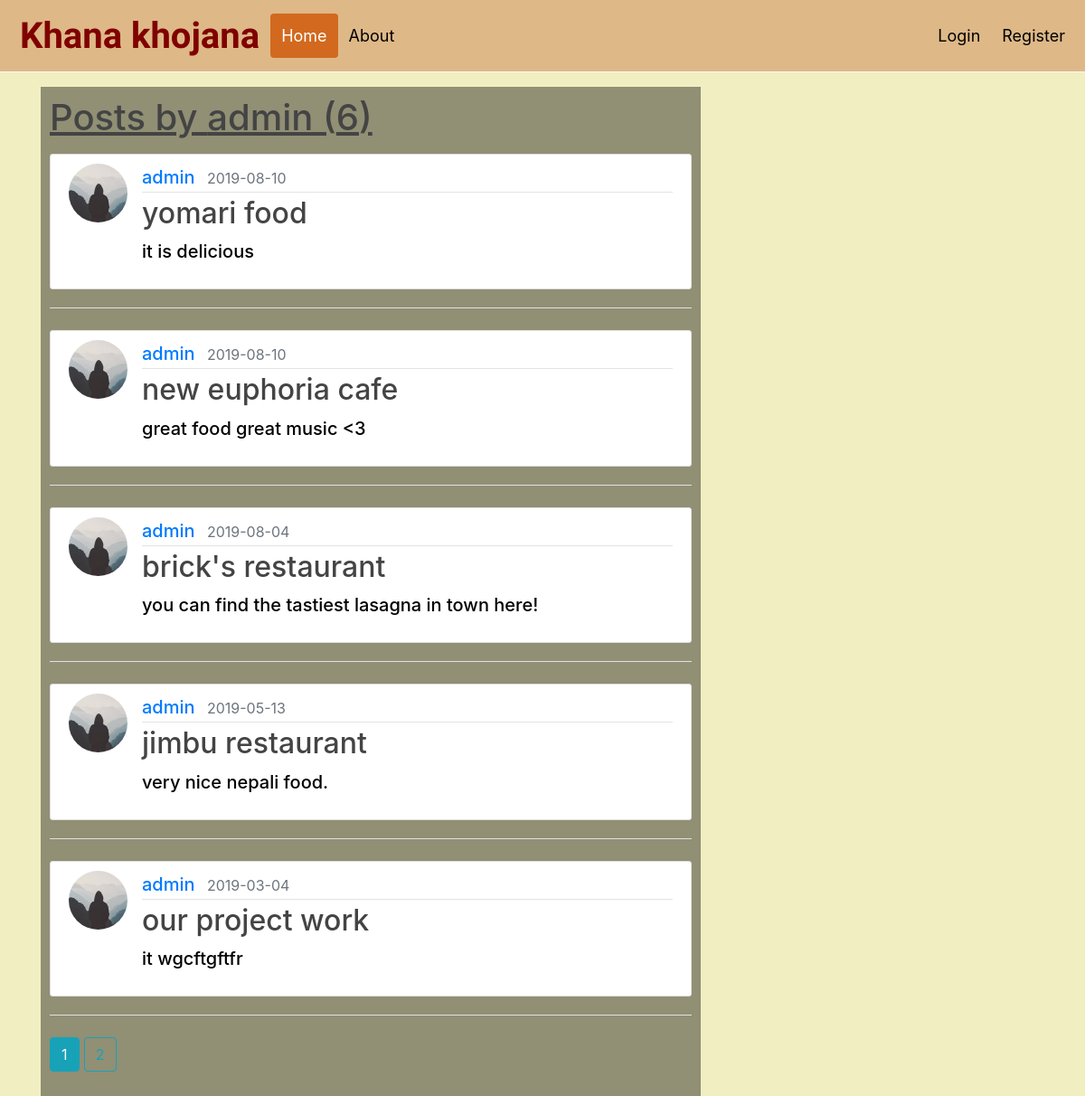
Screenshot of /user/admin with the database file from the repository.
### flaskblog/models.py (models this page shows, shortened)
class User(db.Model, UserMixin):
    id = db.Column(db.Integer, primary_key=True)
    username = db.Column(db.String(20), unique=True, nullable=False)
    email = db.Column(db.String(120), unique=True, nullable=False)
    image_file = db.Column(db.String(20), nullable=False, default='default.jpg')
    password = db.Column(db.String(60), nullable=False)
    posts = db.relationship('Post', backref='author', lazy=True)

class Post(db.Model):
    id = db.Column(db.Integer, primary_key=True)
    title = db.Column(db.String(100), nullable=False)
    date_posted = db.Column(db.DateTime, nullable=False, default=datetime.utcnow)
    content = db.Column(db.Text, nullable=False)
    user_id = db.Column(db.Integer, db.ForeignKey('user.id'), nullable=False)

### flaskblog/routes.py (the view)
@app.route("/user/<string:username>")
def user_posts(username):
    page = request.args.get('page', 1, type=int)
    user = User.query.filter_by(username=username).first_or_404()
    posts = Post.query.filter_by(author=user)\
        .order_by(Post.date_posted.desc())\
        .paginate(page=page, per_page=5)
    return render_template('user_posts.html', posts=posts, user=user)

### flaskblog/templates/user_posts.html (shortened to what this page needs)
{% extends "layout.html" %}
{% block content %}
<div class="contents">
    <h1 class="mb-3">Posts by {{ user.username }} ({{ posts.total }})</h1>
    {% for post in posts.items %}
        <article class="media content-section">
          <img class="rounded-circle article-img" src="{{ url_for('static', filename='profile_pics/' + post.author.image_file) }}">
          <div class="media-body">
            <div class="article-metadata">
              <a class="mr-2" href="{{ url_for('user_posts', username=post.author.username) }}">{{ post.author.username }}</a>
              <small class="text-muted">{{ post.date_posted.strftime('%Y-%m-%d') }}</small>
            </div>
            <h2><a class="article-title" href="{{ url_for('post', post_id=post.id) }}">{{ post.title }}</a></h2>
            <p class="article-content">{{ post.content }}</p>
          </div>
        </article>
        <legend class="border-bottom mb-4"> </legend>
    {% endfor %}
    {% for page_num in posts.iter_pages(left_edge=1, right_edge=1, left_current=1, right_current=2) %}
      {% if page_num %}
        {% if posts.page == page_num %}
          <a class="btn btn-info mb-4" href="{{ url_for('user_posts', username=user.username, page=page_num) }}">{{ page_num }}</a>
        {% else %}
          <a class="btn btn-outline-info mb-4" href="{{ url_for('user_posts', username=user.username, page=page_num) }}">{{ page_num }}</a>
        {% endif %}
      {% else %}
        ...
      {% endif %}
    {% endfor %}
  </div>
{% endblock content %}

### flaskblog/templates/layout.html (shortened to what this page needs)
<!DOCTYPE html>
<html>
<head>
    <link rel="stylesheet" href="https://maxcdn.bootstrapcdn.com/bootstrap/4.0.0/css/bootstrap.min.css">
    <link rel="stylesheet" type="text/css" href="{{ url_for('static', filename='main.css') }}">
</head>
<body>
    <div class="header">
        <a href="home.html" class="logo">Khana khojana</a>
        <div class="header-right">
          <a class="active" href="{{ url_for('home') }}">Home</a>
          <a href="about.html">About</a>
        </div>
        <div class="hello">
              {% if current_user.is_authenticated %}
                <a class="nav-item nav-link" href="{{ url_for('new_post') }}">New Post</a>
                <a class="nav-item nav-link" href="{{ url_for('account') }}">Account</a>
                <a class="nav-item nav-link" href="{{ url_for('logout') }}">Logout</a>
              {% else %}
                <a class="nav-item nav-link" href="{{ url_for('login') }}">Login</a>
                <a class="nav-item nav-link" href="{{ url_for('register') }}">Register</a>
              {% endif %}
        </div>
      </div>
      <div class="content">
    <main role="main" class="container">
      <div class="row">
        <div class="col-md-8">
          {% block content %}{% endblock %}
        </div>
      </div>
    </main>
  </div>
</body>
</html>

### flaskblog/static/main.css (style rules this page uses)
body { background: #fafafa; color: #333333; margin-top: 5rem; }
h1, h2, h3, h4, h5, h6 { color: #444444; }
.content-section { background: #ffffff; padding: 10px 20px; border: 1px solid #dddddd; border-radius: 3px; margin-bottom: 20px; }
.article-title { color: #444444; }
.article-content { white-space: pre-line; }
.article-img { height: 65px; width: 65px; margin-right: 16px; }
.article-metadata { padding-bottom: 1px; margin-bottom: 4px; border-bottom: 1px solid #e3e3e3 }

### flaskblog/templates/layout.html (style rules this page uses)
.header { overflow: hidden; background-color:burlywood; padding: 15px 10px; z-index:1; position: fixed; top: 0; width: 100%; }
.header a { float: left; color: black; text-align: center; padding: 12px; text-decoration: none; font-size: 18px; line-height: 25px; border-radius: 4px; }
.header a.logo { font-size: 40px; font-weight: bold; color: maroon; font-family:'Barrio'; }
.header a.active { background-color:chocolate; color: white; }
.hello { float: right; }
.header-right { float: none; }
.content { padding: 16px; background-color: #f1eec1; }

### flaskblog/templates/user_posts.html (style rules this page uses)
.contents { background: rgb(0, 0, 0); background: rgba(0, 0, 0, 0.4); padding: 10px; font-size: 20px; font-weight: 450; color: black; }
.mb-3 { text-decoration: underline; }

### rows the page displays
User: username "admin"
Post: image_file (picture), author.username "admin", date_posted "2019-08-10", title "yomari food", content "it is delicious"
Post: image_file (picture), author.username "admin", date_posted "2019-08-10", title "new euphoria cafe", content "great food great music <3"
Post: image_file (picture), author.username "admin", date_posted "2019-08-04", title "brick's restaurant", content "you can find the tastiest lasagna in town here!"
Post: image_file (picture), author.username "admin", date_posted "2019-05-13", title "jimbu restaurant", content "very nice nepali food."
Post: image_file (picture), author.username "admin", date_posted "2019-03-04", title "our project work", content "it wgcftgftfr"

### other values shown
{{ posts.total }} "6"
{{ page_num }} "1"
